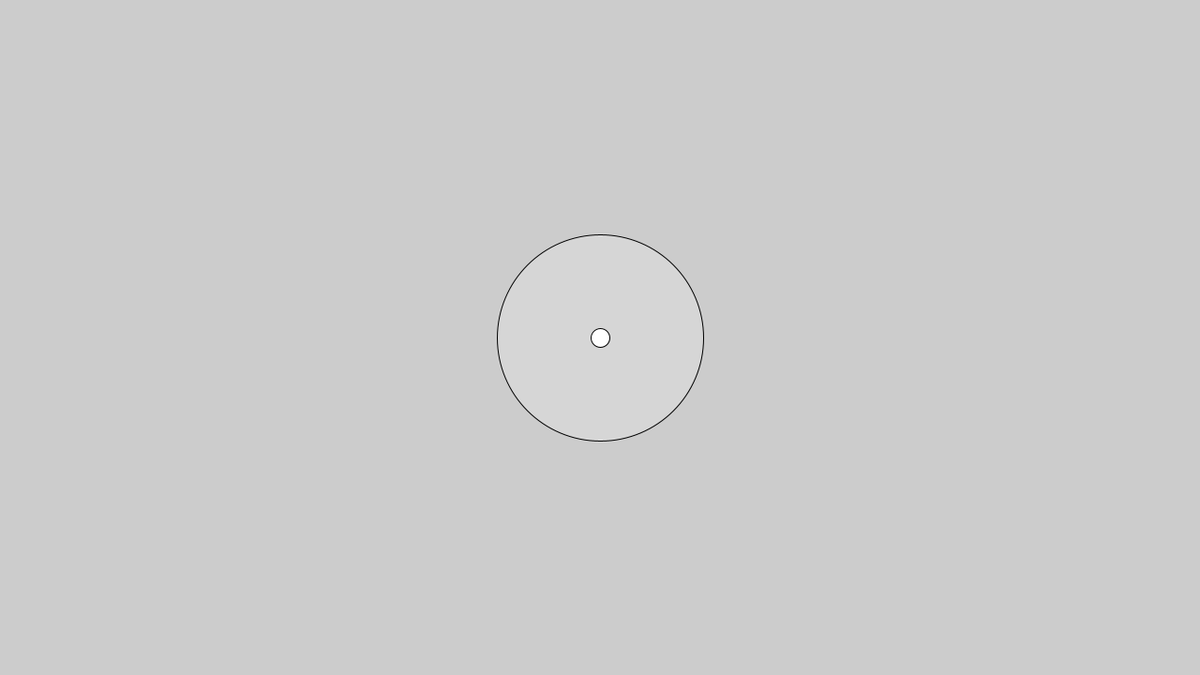
Frame 1 (no input)
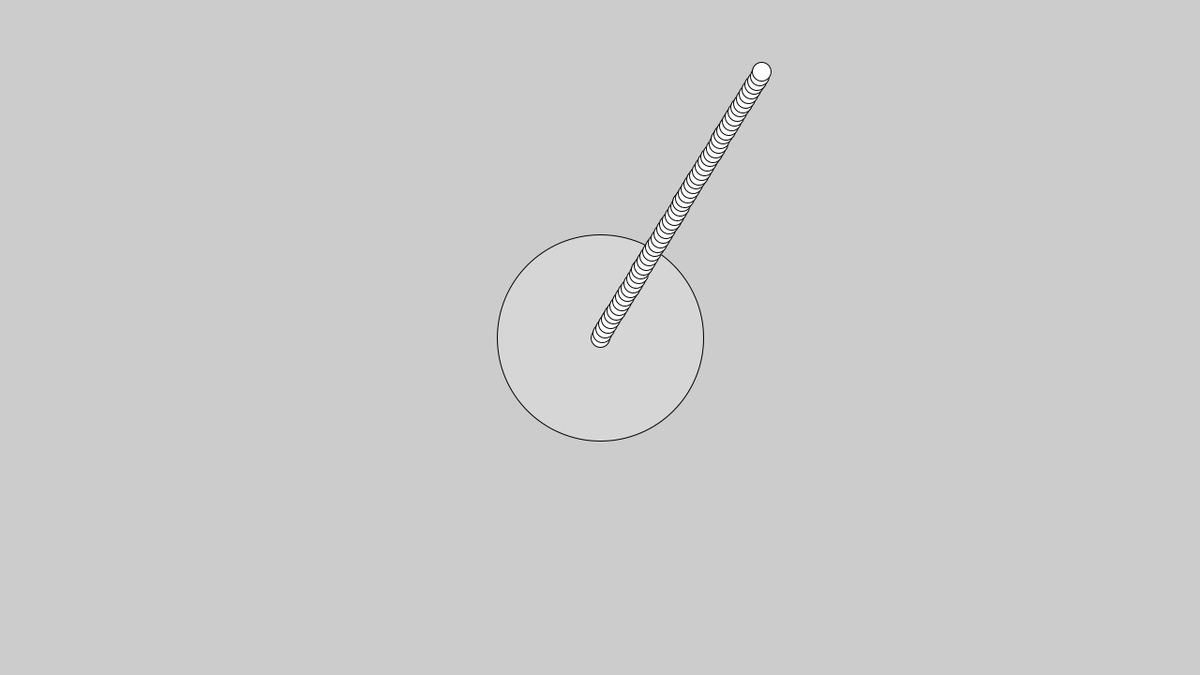
Frame 60 (the mouse pressed at the canvas centre just before this capture)
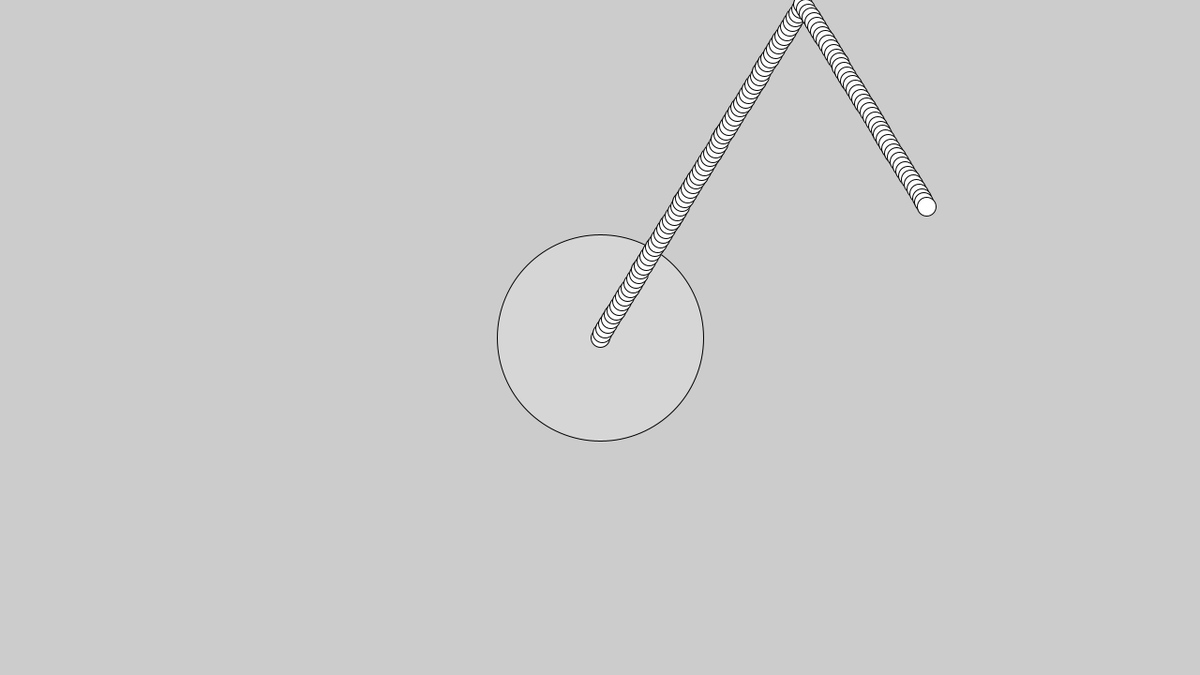
Frame 120 (the mouse held since frame 60 and released just before this capture)

The Processing sketch that drew these frames (run headless with seeded random() and noise(); from frame 60 on, the mouse is pressed at the canvas centre):

// Processing sketch: sketch_03_Animate_I_Object_Moving_Pro
// ── sketch_03_Animate_I_Object_Moving_Pro.pde
// Center
float centerX, centerY; // ordinary
float centerRadius = 100;
float radiusChange = 10;
boolean touch = false;

// Moveing
float moveX, moveY; // ordinary
float speedX, speedY;
float xMax = 10;
float yMax = 10;
float moveRadius = 10;

void setup() {
  size(1280, 720);

  centerX = moveX = width / 2;
  centerY = moveY = height / 2;
  speedX = random(-xMax, xMax);
  speedY = random(-yMax, yMax);
}

void draw() {

  // Bounce Boundary
  if ((moveY-moveRadius/2) < 0 || (moveY+moveRadius/2) > 720) {
    speedY *= -1;
  }
  if ((moveX-moveRadius/2) < 0 || (moveX+moveRadius/2) > 1280) {
    speedX *= -1;
  }

  // Center Area Change
  float distance = sqrt(sq(moveX - centerX) + sq(moveY - centerY)); // the distance between two circle
  if (distance < centerRadius) { // touching
    if (!touch) { // avoide continuously larging when small circle in the center circle
      touch = true;
      centerRadius += radiusChange;
      fill(255, 48);
      ellipse(centerX, centerY, centerRadius*2, centerRadius*2);
    }
  } else {
    touch = false;
  }

  // Moveing
  fill(255);
  ellipse(moveX, moveY, moveRadius*2, moveRadius*2);
  moveX += speedX;
  moveY += speedY;
}
